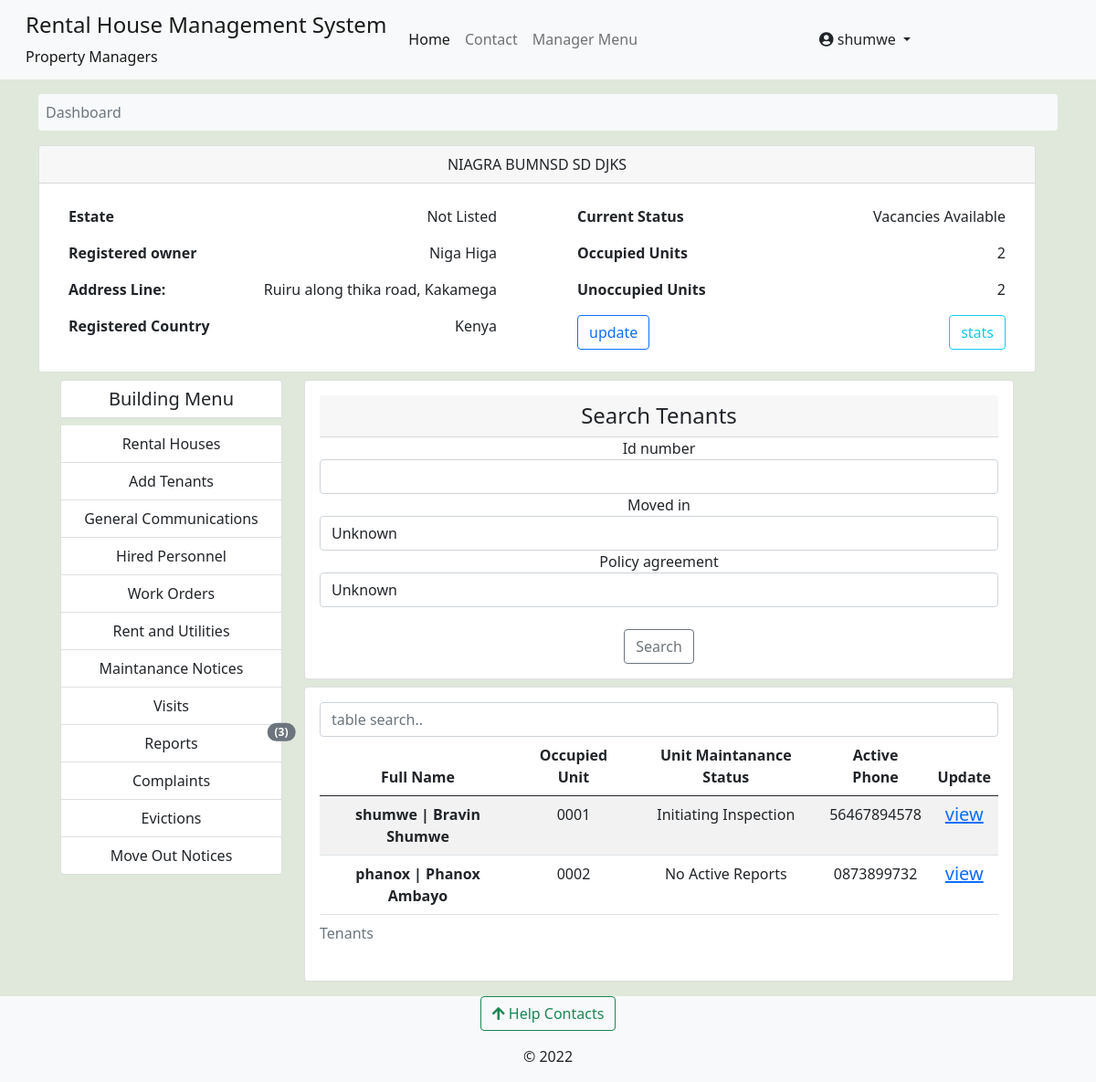
The app's page /building-dashboard/niagra-bumnsd-sd-djks/ (signed in), older data.
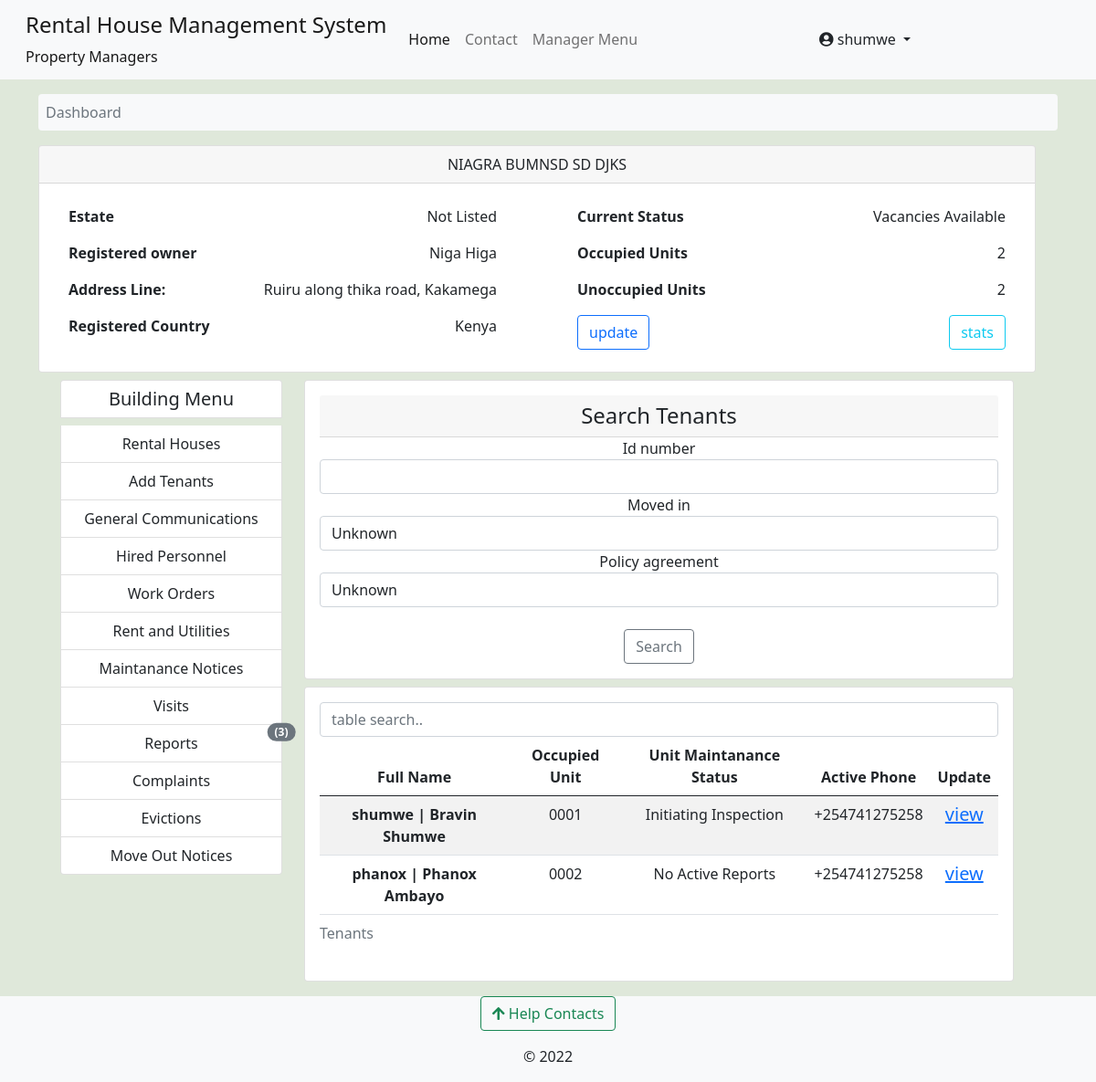
The same page, newer data.
### accounts/models.py (models this page shows, shortened)
class Tenants(models.Model):
    associated_account = models.OneToOneField(User, on_delete=models.CASCADE, verbose_name='tenant')
    full_name = models.CharField(max_length=100)
    id_number = models.CharField(max_length=10)
    id_front = models.ImageField(upload_to=get_user_docs_path, blank=True)
    id_back = models.ImageField(upload_to=get_user_docs_path, blank=True)
    active_phone_number = PhoneNumberField()
    policy_agreement = models.BooleanField(default=False)
    rented_unit = models.ForeignKey(RentalUnit, on_delete=models.CASCADE, related_name="tenants", null=True, blank=True)
    moved_in = models.BooleanField(default=False)
    move_in_date = models.DateTimeField(null=True, blank=True)
    created = models.DateTimeField(default=datetime.now)
    updated = models.DateTimeField(auto_now=True)
    class Meta:
        verbose_name_plural = 'Tenants'

class User(AbstractUser):
    avatar = models.ImageField(upload_to=get_avatar_path, default='no-avatar.png')
    is_verified = models.BooleanField(default=False)
    is_tenant = models.BooleanField(default=False)
    is_manager = models.BooleanField(default=False)
    def __str__(self):
        return f"{self.username} | {self.first_name} {self.last_name}"

### rental_property/models.py (models this page shows, shortened)
class RentalUnit(models.Model):
    MAINTANANCE_STATUS_CHOICES = [
        ('nm', 'Unchechecked Report'),
        ('ip', 'Initiating Inspection'),
        ('ir', 'Maintanance In Progress'),
        ('op', 'No Active Reports'),
        ('rm', 'Remove'),
    ]
    STATUS_CHOICES = [
        ('occupied', 'Currently Occupied'),
        ('ready', 'Ready To Move In'),
        ('hold', 'On Hold'),
        ('maintanance', 'Under Maintanance'),
    ]
    building = models.ForeignKey(Building, on_delete=models.CASCADE)
    unit_type = models.ForeignKey(UnitType, on_delete=models.CASCADE)
    added_by = models.ForeignKey(User, on_delete=models.CASCADE)
    unit_number = models.CharField(max_length=50)
    slug = models.SlugField(max_length=50, unique=True, blank=True, null=True, help_text='This field is autogenerated')
    bathrooms = models.PositiveIntegerField()
    bedrooms = models.PositiveIntegerField()
    dimension = models.CharField(max_length=50)
    kitchen = models.BooleanField(default=True)
    status = models.CharField(max_length=20, choices=STATUS_CHOICES,default='ready')
    maintanance_status = models.CharField(max_length=6, choices=MAINTANANCE_STATUS_CHOICES, default='op')
    total_occupants = models.PositiveIntegerField(help_text="Number of people in the unit", null=True, blank=True)
    water_available = models.BooleanField(default=True)
    electricity_available = models.BooleanField(default=True)
    added = models.DateTimeField(default=datetime.now)
    updated = models.DateTimeField(auto_now=True)
    class Meta:
        unique_together = ('building', 'unit_number')
        verbose_name_plural = 'Rental Houses'

### rental_property/views.py (the view)
# urls.py: path('building-dashboard/<slug:building_slug>/', views.building_dashboard, name='building-dashboard'),
@login_required
@user_passes_test(lambda user: user.is_manager==True, login_url='profile')
def building_dashboard(request, building_slug):
    building = Building.objects.get(slug=building_slug)
    building_reports_count = UnitReport.objects.filter(unit__building=building).count()
    get_tenants_with_status = request.GET.get('status', 'current-tenants')
    tenants = Tenants.objects.filter(moved_in=True, rented_unit__building=building)
    tenants_filter = TenantsFilter(request.GET,queryset=tenants)
    active_tenants_count = Tenants.objects.filter(moved_in=True, rented_unit__building=building).count()
    waiting_tenants_count = Tenants.objects.filter(moved_in=False, rented_unit__building=building).count()
    oc_units_count = RentalUnit.objects.filter(status='occupied', building=building).count() # Number of occupied units
    em_units_count = RentalUnit.objects.filter(status='ready', building=building).count() # Number of unoccupied units
    context = {
        'building': building, 'tenants': tenants_filter, 'active_tenants_count':active_tenants_count,
        'waiting_tenants_count':waiting_tenants_count,'oc_units_count':oc_units_count, 'em_units_count':em_units_count,
        'building_reports_count':building_reports_count, 'get_tenants_with_status':get_tenants_with_status}
    return render(request, 'rental_property/managed-building-dashboard.html', context)

### complaints/context_processors.py (called while the page is built)
def get_contacts(request):
    user = request.user
    if user.is_authenticated:
        if user.is_tenant:
            tenant = Tenants.objects.get(associated_account=user)
            building = Building.objects.get(id=tenant.rented_unit.building_id)
            contacts = HelpContacts.objects.filter(associated_building=building)
            return dict(contacts=contacts)
        elif user.is_manager:
            contacts = HelpContacts.objects.all()
            return dict(contacts=contacts)
        else:
            contacts = HelpContacts.objects.filter(make_publicly_available=True)
            return dict(contacts=contacts)
    else:
        contacts = HelpContacts.objects.filter(make_publicly_available=True)
        return dict(contacts=contacts)

### rental_property/context_processors.py (called while the page is built)
def my_managed_buildings(request):
    user_instance = request.user
    if user_instance.is_authenticated:
        manager_instance = Managers.objects.filter(associated_account=user_instance)[:1]
        managed_buildings = Building.objects.filter(manager=manager_instance)
        return dict(managed_buildings=managed_buildings)
    else:
        return {'False': False,}

### rental_property/models.py (called while the page is built)
    def __str__(self):
        return f"{self.name}"

### rental_property/templates/rental_property/managed-building-dashboard.html (shortened to what the changed rows need)
{% extends 'base.html' %}
{% load crispy_forms_tags %}
{% block content %}
<div class="container mb-3">
  <div class="row">
      <div class="row">
          <div class="d-flex align-items-center">
              <main class="text-center w-100">
              <div class="container">
                <div class="row">
                  <div class="col-sm-9">
                    <div class="row">
                      <div class="col-8 col-sm-12">
                        <div class="card card-body">
                          <div class="table-responsive">
                          <table class="table table-striped table-hover">
                            <caption> Tenants </caption>
                              <thead>
                                <tr>
                                  <th scope="col">Full Name</th>
                                  <th scope="col">Occupied Unit</th>
                                  <th scope="col"> Unit Maintanance Status </th>
                                  <th scope="col"> Active Phone </th>
                                  <th scope="col">Update</th>
                                </tr>
                              </thead>
                              <tbody id='ourTable'>
                                  {% for tenant in tenants.qs %}
                                <tr>
                                  <th scope="row">{{ tenant.associated_account }}</th>
                                  <td>{{ tenant.rented_unit.unit_number }}</td>
                                  <td> {{ tenant.rented_unit.get_maintanance_status_display}} </td>
                                  <td> {{ tenant.active_phone_number}} </td>
                                  <td><a href="{% url 'view-tenant' building.slug tenant.associated_account.username %}"> <h5> view </h5> </a></td>
                                </tr>
                                {% endfor %}
                              </tbody>
                          </table>
                          </div>
                  </div>
                      </div>
                    </div>
                  </div>
                </div>
              </div>
              </main>
          </div>
      </div>
  </div>
</div>
{% endblock %}

Row changes from the older to the newer data that the page shows:
changed Tenants "shumwe | Bravin Shumwe": active_phone_number "56467894578" → "+254741275258"
changed Tenants "phanox | Phanox Ambayo": active_phone_number "0873899732" → "+254741275258"
